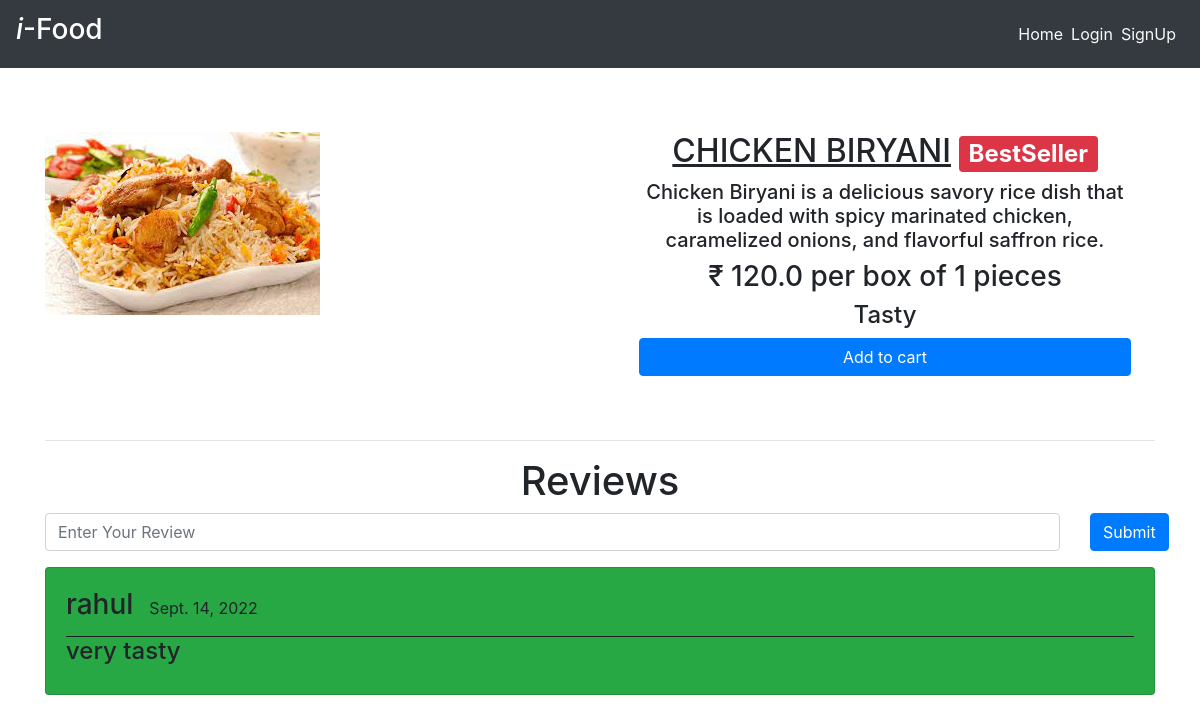
The app's page /dishes/sushi_name with its own data.
### main/models.py (models this page shows, shortened)
class Item(models.Model):
    LABELS = (
        ('BestSeller', 'BestSeller'),
        ('New', 'New'),
        ('Spicy🔥', 'Spicy🔥'),
    )
    LABEL_COLOUR = (
        ('danger', 'danger'),
        ('success', 'success'),
        ('primary', 'primary'),
        ('info', 'info')
    )
    title = models.CharField(max_length=150)
    description = models.CharField(max_length=250,blank=True)
    price = models.FloatField()
    pieces = models.IntegerField(default=6)
    instructions = models.CharField(max_length=250,default="Jain Option Available")
    image = models.ImageField(default='default.png', upload_to='images/')
    labels = models.CharField(max_length=25, choices=LABELS, blank=True)
    label_colour = models.CharField(max_length=15, choices=LABEL_COLOUR, blank=True)
    slug = models.SlugField(default="sushi_name")
    created_by = models.ForeignKey(User, on_delete=models.CASCADE)

class Reviews(models.Model):
    user = models.ForeignKey(User, on_delete = models.CASCADE)
    item = models.ForeignKey(Item, on_delete = models.CASCADE)
    rslug = models.SlugField()
    review = models.TextField()
    posted_on = models.DateField(default=timezone.now)
    class Meta:
        verbose_name = 'Review'
        verbose_name_plural = 'Reviews'

### main/views.py (the view)
# urls.py: path('dishes/<slug>', views.menuDetail, name='dishes'),
def menuDetail(request, slug):
    item = Item.objects.filter(slug=slug).first()
    reviews = Reviews.objects.filter(rslug=slug).order_by('-id')[:7]
    context = {
        'item' : item,
        'reviews' : reviews,
    }
    return render(request, 'main/dishes.html', context)

### main/templates/main/dishes.html (shortened to what this page needs)
{% extends "main/layout.html" %}
{% block content %}
<div class="dishes">
  <main class="mt-3 pt-4 main">
    <div class="container dark-grey-text">
      <div class="row wow fadeIn">
        <div class="col-md-6 mb-4">
          <img src="{{ item.image.url }}" class="img-fluid mt-4" alt="">
        </div>
        <div class="col-md-6 mb-4 information">
          <div class="p-4 content">
            <div class="mt-0">
                <h2><u>{{ item.title }}</u><span class="badge badge-{{ item.label_colour }} ml-2">{{ item.labels }}</span></h2>
            </div>
            <div class="lead">
              {% if item.description %}
              <h5>{{ item.description }}</h5>
              {% endif %}
              <h3>₹ {{ item.price }} per box of {{ item.pieces}} pieces</h3>
              <h4>{{ item.instructions }}</h4>
            </div>
            <a href="{% url 'main:add-to-cart' item.slug %}" class="btn btn-primary btn-md my-0 p">Add to cart</a>
          </div>
        </div>
      </div>
      <hr>
    </div>
  </main>
  <div class="container">
    <h1 class="text-center">Reviews</h1>
    <form action="{% url 'main:add_reviews' %}" method="POST" class="mb-3">
      <div class="row">
        <div class="col-sm-11">
          <input type="text" name="review" class="form-control" placeholder="Enter Your Review">
        </div>
        <div class="col-sm-1">
          <button type="submit" class="btn btn-primary">Submit</button>
        </div>
      </div>
    </form>
    {% for review in reviews %}
    <div class="main-reviews card bg-success mb-3">
      <div class="card-body">
        <div class="user_details" style="display: flex; border-bottom: 1px solid rgb(31, 30, 30);">
          <h3 class="mr-3">{{ review.user.username }} </h3>
          <p class="mt-2">{{ review.posted_on }}</p>
        </div>
          <h4>{{ review.review }}</h4>
      </div>
    </div>
    {% endfor %}
  </div>
</div>
{% endblock content %}

### main/static/main/styles.css (style rules this page uses)
.dishes .main .container .row img { max-width: 540px; max-height: 450px; width: fit-content; }
.dishes .main .container .row .content { display: flex; flex-direction: column; text-align: center; justify-content: center; }
.dishes .main .container .row .information { display: flex; flex-direction: column; text-align: center; justify-content: center; }

### records on screen
Item: image (picture), title "CHICKEN BIRYANI", labels "BestSeller", description "Chicken Biryani is a delicious savory rice dish that is loaded with spicy marinated chicken, caramelized onions, and flavorful saffron rice.", price "120.0", pieces "1", instructions "Tasty"
Reviews: user.username "rahul", posted_on "Sept. 14, 2022", review "very tasty"
